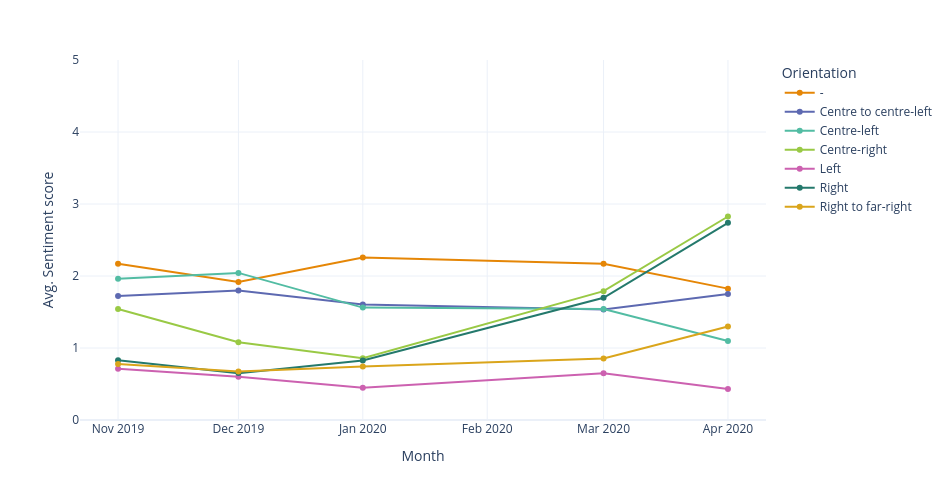

Write notebook code for a chart like this one.
### Code cell
#Political orientation x Sentiment scores (across years)

status_term = df.groupby(["Party_orientation", "Month"]).agg({"Senti_n":"mean"}).reset_index()
status_term

fig=px.line(status_term, x="Month", y="Senti_n", color="Party_orientation", markers=True, 
            color_discrete_sequence=px.colors.qualitative.Vivid)
fig.update_layout(
    height=500,  
    width=950,
    yaxis=dict(range=[0, 5]),

    yaxis_title='Avg. Sentiment score',
    legend_title='Orientation',
    template='plotly_white'
)
fig.show()

### Figure 1 — Plotly figure (JSON) as saved in the notebook; plotly's stock layout.template omitted (floating-point values rounded to 4 significant figures)
{"data": [{"hovertemplate": "Party_orientation=-<br>Month=%{x}<br>Senti_n=%{y}<extra></extra>", "legendgroup": "-", "line": {"color": "rgb(229, 134, 6)", "dash": "solid"}, "marker": {"symbol": "circle"}, "mode": "lines+markers", "name": "-", "orientation": "v", "showlegend": true, "type": "scatter", "x": ["2019-11", "2019-12", "2020-01", "2020-03", "2020-04"], "xaxis": "x", "y": [2.169, 1.918, 2.255, 2.17, 1.825], "yaxis": "y"}, {"hovertemplate": "Party_orientation=Centre to centre-left<br>Month=%{x}<br>Senti_n=%{y}<extra></extra>", "legendgroup": "Centre to centre-left", "line": {"color": "rgb(93, 105, 177)", "dash": "solid"}, "marker": {"symbol": "circle"}, "mode": "lines+markers", "name": "Centre to centre-left", "orientation": "v", "showlegend": true, "type": "scatter", "x": ["2019-11", "2019-12", "2020-01", "2020-03", "2020-04"], "xaxis": "x", "y": [1.721, 1.798, 1.604, 1.535, 1.749], "yaxis": "y"}, {"hovertemplate": "Party_orientation=Centre-left<br>Month=%{x}<br>Senti_n=%{y}<extra></extra>", "legendgroup": "Centre-left", "line": {"color": "rgb(82, 188, 163)", "dash": "solid"}, "marker": {"symbol": "circle"}, "mode": "lines+markers", "name": "Centre-left", "orientation": "v", "showlegend": true, "type": "scatter", "x": ["2019-11", "2019-12", "2020-01", "2020-03", "2020-04"], "xaxis": "x", "y": [1.962, 2.043, 1.561, 1.54, 1.097], "yaxis": "y"}, {"hovertemplate": "Party_orientation=Centre-right<br>Month=%{x}<br>Senti_n=%{y}<extra></extra>", "legendgroup": "Centre-right", "line": {"color": "rgb(153, 201, 69)", "dash": "solid"}, "marker": {"symbol": "circle"}, "mode": "lines+markers", "name": "Centre-right", "orientation": "v", "showlegend": true, "type": "scatter", "x": ["2019-11", "2019-12", "2020-01", "2020-03", "2020-04"], "xaxis": "x", "y": [1.542, 1.081, 0.8581, 1.789, 2.826], "yaxis": "y"}, {"hovertemplate": "Party_orientation=Left<br>Month=%{x}<br>Senti_n=%{y}<extra></extra>", "legendgroup": "Left", "line": {"color": "rgb(204, 97, 176)", "dash": "solid"}, "marker": {"symbol": "circle"}, "mode": "lines+markers", "name": "Left", "orientation": "v", "showlegend": true, "type": "scatter", "x": ["2019-11", "2019-12", "2020-01", "2020-03", "2020-04"], "xaxis": "x", "y": [0.7112, 0.6023, 0.4487, 0.6502, 0.4306], "yaxis": "y"}, {"hovertemplate": "Party_orientation=Right<br>Month=%{x}<br>Senti_n=%{y}<extra></extra>", "legendgroup": "Right", "line": {"color": "rgb(36, 121, 108)", "dash": "solid"}, "marker": {"symbol": "circle"}, "mode": "lines+markers", "name": "Right", "orientation": "v", "showlegend": true, "type": "scatter", "x": ["2019-11", "2019-12", "2020-01", "2020-03", "2020-04"], "xaxis": "x", "y": [0.8292, 0.6511, 0.8265, 1.698, 2.738], "yaxis": "y"}, {"hovertemplate": "Party_orientation=Right to far-right<br>Month=%{x}<br>Senti_n=%{y}<extra></extra>", "legendgroup": "Right to far-right", "line": {"color": "rgb(218, 165, 27)", "dash": "solid"}, "marker": {"symbol": "circle"}, "mode": "lines+markers", "name": "Right to far-right", "orientation": "v", "showlegend": true, "type": "scatter", "x": ["2019-11", "2019-12", "2020-01", "2020-03", "2020-04"], "xaxis": "x", "y": [0.7768, 0.6742, 0.7442, 0.8533, 1.298], "yaxis": "y"}], "layout": {"height": 500, "legend": {"title": {"text": "Orientation"}, "tracegroupgap": 0}, "margin": {"t": 60}, "width": 950, "xaxis": {"anchor": "y", "domain": [0, 1], "title": {"text": "Month"}}, "yaxis": {"anchor": "x", "domain": [0, 1], "range": [0, 5], "title": {"text": "Avg. Sentiment score"}}}}
